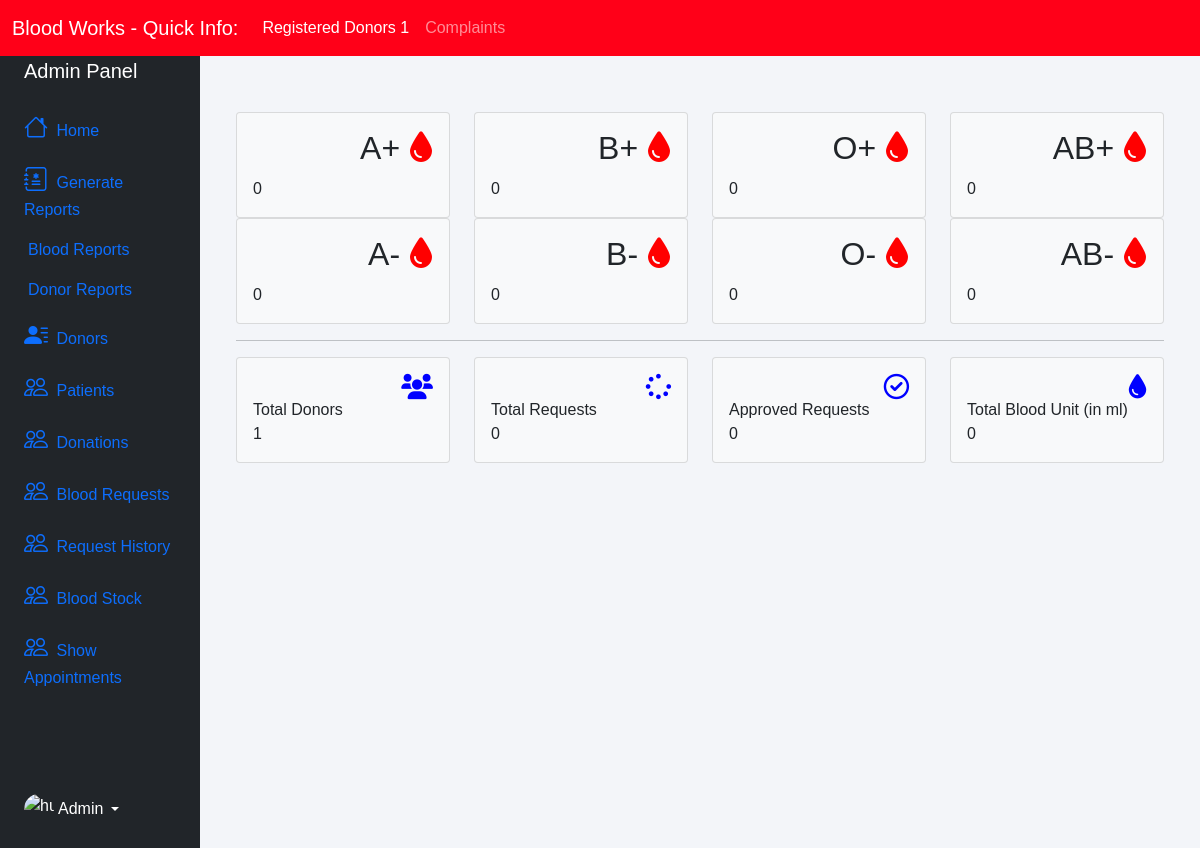
The app's page /admin-dashboard (signed in) with its own data.
### blood/models.py (models this page shows, shortened)
class Stock(models.Model):
    bloodgroup = models.CharField(max_length=10)
    unit = models.PositiveIntegerField(default=0)

### blood/views.py (the view)
# urls.py: path('admin-dashboard', views.admin_dashboard_view,name='admin-dashboard'),
@login_required(login_url='adminlogin')
def admin_dashboard_view(request):
    totalunit = models.Stock.objects.aggregate(Sum('unit'))
    dict = {
        'A1': models.Stock.objects.get(bloodgroup="A+"),
        'A2': models.Stock.objects.get(bloodgroup="A-"),
        'B1': models.Stock.objects.get(bloodgroup="B+"),
        'B2': models.Stock.objects.get(bloodgroup="B-"),
        'AB1': models.Stock.objects.get(bloodgroup="AB+"),
        'AB2': models.Stock.objects.get(bloodgroup="AB-"),
        'O1': models.Stock.objects.get(bloodgroup="O+"),
        'O2': models.Stock.objects.get(bloodgroup="O-"),
        'totaldonors': dmodels.Donor.objects.all().count(),
        'totalbloodunit': totalunit['unit__sum'],
        'totalrequest': models.BloodRequest.objects.all().count(),
        'totalapprovedrequest': models.BloodRequest.objects.all().filter(status='Approved').count()
    }
    return render(request, 'blood/admin_dashboard.html', context=dict)

### templates/blood/admin_dashboard.html
{% extends 'blood/adminbase.html' %}
{% block content %}
<br><br>
<div class="container">
    <div class="row">
        <div class="col-sm-3">
          <div class="card bg-light">
            <div class="card-body">
                <div class="blood">
                    <h2>A+ <i class="fas fa-tint"></i></h2>
                </div><br><br>
                <div>
                    {{A1.unit}}
                </div>
            </div>
          </div>
        </div>
        <div class="col-sm-3">
            <div class="card bg-light">
                <div class="card-body">
                    <div class="blood">
                        <h2>B+ <i class="fas fa-tint"></i></h2>
                    </div><br><br>
                    <div>
                      {{B1.unit}}
                    </div>
                </div>
              </div>
        </div>
        <div class="col-sm-3">
            <div class="card bg-light">
                <div class="card-body">
                    <div class="blood">
                        <h2>O+ <i class="fas fa-tint"></i></h2>
                    </div><br><br>
                    <div>
                      {{O1.unit}}
                    </div>
                </div>
              </div>
          </div>
          <div class="col-sm-3">
            <div class="card bg-light">
                <div class="card-body">
                    <div class="blood">
                        <h2>AB+ <i class="fas fa-tint"></i></h2>
                    </div><br><br>
                    <div>
                      {{AB1.unit}}
                    </div>
                </div>
              </div>
          </div>
      </div>
      <div class="row">
        <div class="col-sm-3">
          <div class="card bg-light">
            <div class="card-body">
                <div class="blood">
                    <h2>A- <i class="fas fa-tint"></i></h2>
                </div><br><br>
                <div>
                  {{A2.unit}}
                </div>
            </div>
          </div>
        </div>
        <div class="col-sm-3">
            <div class="card bg-light">
                <div class="card-body">
                    <div class="blood">
                        <h2>B- <i class="fas fa-tint"></i></h2>
                    </div><br><br>
                    <div>
                      {{B2.unit}}
                    </div>
                </div>
              </div>
        </div>
        <div class="col-sm-3">
            <div class="card bg-light">
                <div class="card-body">
                    <div class="blood">
                        <h2>O- <i class="fas fa-tint"></i></h2>
                    </div><br><br>
                    <div>
                      {{O2.unit}}
                    </div>
                </div>
              </div>
          </div>
          <div class="col-sm-3">
            <div class="card bg-light">
                <div class="card-body">
                    <div class="blood">
                        <h2>AB- <i class="fas fa-tint"></i></h2>
                    </div><br><br>
                    <div>
                      {{AB2.unit}}
                    </div>
                </div>
              </div>
          </div>
      </div>
<hr>
    <div class="row">
      <div class="col-sm-3">
        <div class="card bg-light">
          <div class="card-body">
              <div class="blood">
                  <i class="fas fa-users"></i>
              </div><br>
              <div>
                  Total Donors <br>
                  {{totaldonors}}
              </div>
          </div>
        </div>
      </div>
      <div class="col-sm-3">
          <div class="card bg-light">
              <div class="card-body">
                  <div class="blood">
                      <i class="fas fa-spinner"></i>
                  </div><br>
                  <div>
                      Total Requests <br>
                     {{totalrequest}}
                  </div>
              </div>
            </div>
      </div>
      <div class="col-sm-3">
          <div class="card bg-light">
              <div class="card-body">
                  <div class="blood">
                      <i class="far fa-check-circle"></i>
                  </div><br>
                  <div>
                      Approved Requests <br>
                      {{totalapprovedrequest}}
                  </div>
              </div>
            </div>
        </div>
        <div class="col-sm-3">
          <div class="card bg-light">
              <div class="card-body">
                  <div class="blood">
                      <i class="fas fa-tint xyz"></i>
                  </div><br>
                  <div>
                      Total Blood Unit (in ml) <br>
                      {{totalbloodunit}}
                  </div>
              </div>
            </div>
        </div>
    </div>
</div>
{% endblock content %}

### templates/blood/adminbase.html (style rules this page uses)
.fa-tint { color: red; }
.blood { float: right; }
.fa-users { color: blue; font-size: 3ex; }
.fa-spinner { color: blue; font-size: 3ex; }
.fa-check-circle { color: blue; font-size: 3ex; }
.xyz { color: blue; font-size: 3ex; }
* { margin: 0; padding: 0; box-sizing: border-box; list-style: none; text-decoration: none; font-family: 'Josefin Sans', sans-serif; }
body { background-color: #f3f5f9; }

### records on screen
Stock: unit "0"
Stock: unit "0"
Stock: unit "0"
Stock: unit "0"
Stock: unit "0"
Stock: unit "0"
Stock: unit "0"
Stock: unit "0"

### other values on screen
{{ totaldonors }} "1"
{{ totalrequest }} "0"
{{ totalapprovedrequest }} "0"
{{ totalbloodunit }} "0"
